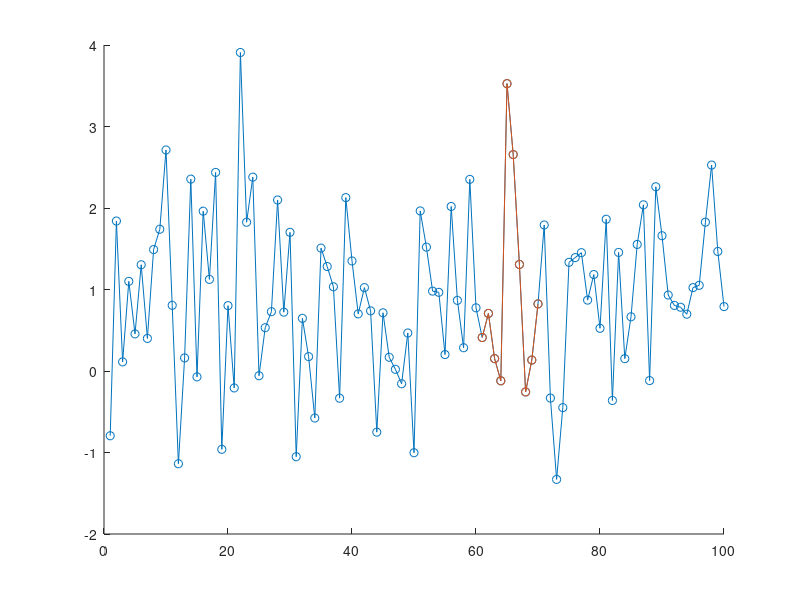

Write the MATLAB code that produced this figure.
clc
clear all
close all

% Constants 
CHUNK_SIZE = 10;
SHIFT = -2;

% Load data
load signal_b.mat

% Get chunks
parts = reshape(y, CHUNK_SIZE, []);

% Process
[rows, columns] = size(parts);
similarity = [];
for i = 1:columns
    part1 = parts(:,i);
    part2 = parts(:, mod(i + SHIFT, columns) + 1);
    similarity = [similarity, abs(var(part1) - var(part2))];
end

[m, di] = max(similarity);
 
hold on
plot(y, '-o')
indeces = (1:CHUNK_SIZE) + (di - 1)*rows
plot(indeces', parts(:, di), '-o')
hold off

